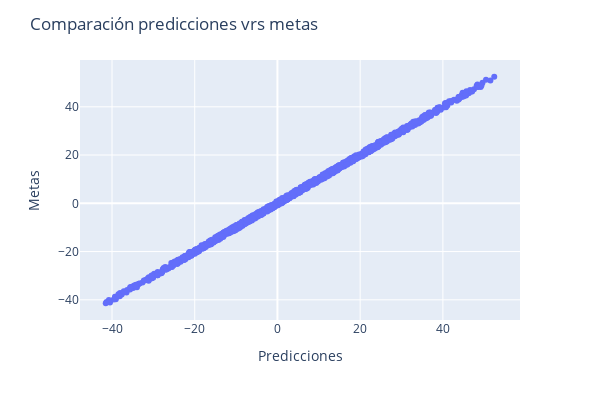

Source (notebook cell):
### Markdown cell above
### Con Plotly Express

### Code cell
fig = px.scatter(x = np.squeeze(modelo.predict_on_batch(datos['entradas'])), 
                 y =  np.squeeze(datos['targets']))

fig.update_layout(
    title = "Comparación predicciones vrs metas",
    xaxis_title = "Predicciones",
    yaxis_title = "Metas",
    width = 600,
    height = 400,)

fig.show()

### Figure 1 — Plotly figure (JSON) as saved in the notebook; plotly's stock layout.template omitted (floating-point values rounded to 4 significant figures; data arrays with more than 128 entries replaced by an {"elided": "..."} marker saying what was removed)
{"data": [{"hovertemplate": "x=%{x}<br>y=%{y}<extra></extra>", "legendgroup": "", "marker": {"color": "#636efa", "symbol": "circle"}, "mode": "markers", "name": "", "orientation": "v", "showlegend": false, "type": "scatter", "x": {"elided": "1000 float values"}, "xaxis": "x", "y": {"elided": "1000 float values"}, "yaxis": "y"}], "layout": {"height": 400, "legend": {"tracegroupgap": 0}, "margin": {"t": 60}, "title": {"text": "Comparación predicciones vrs metas"}, "width": 600, "xaxis": {"anchor": "y", "domain": [0, 1], "title": {"text": "Predicciones"}}, "yaxis": {"anchor": "x", "domain": [0, 1], "title": {"text": "Metas"}}}}
